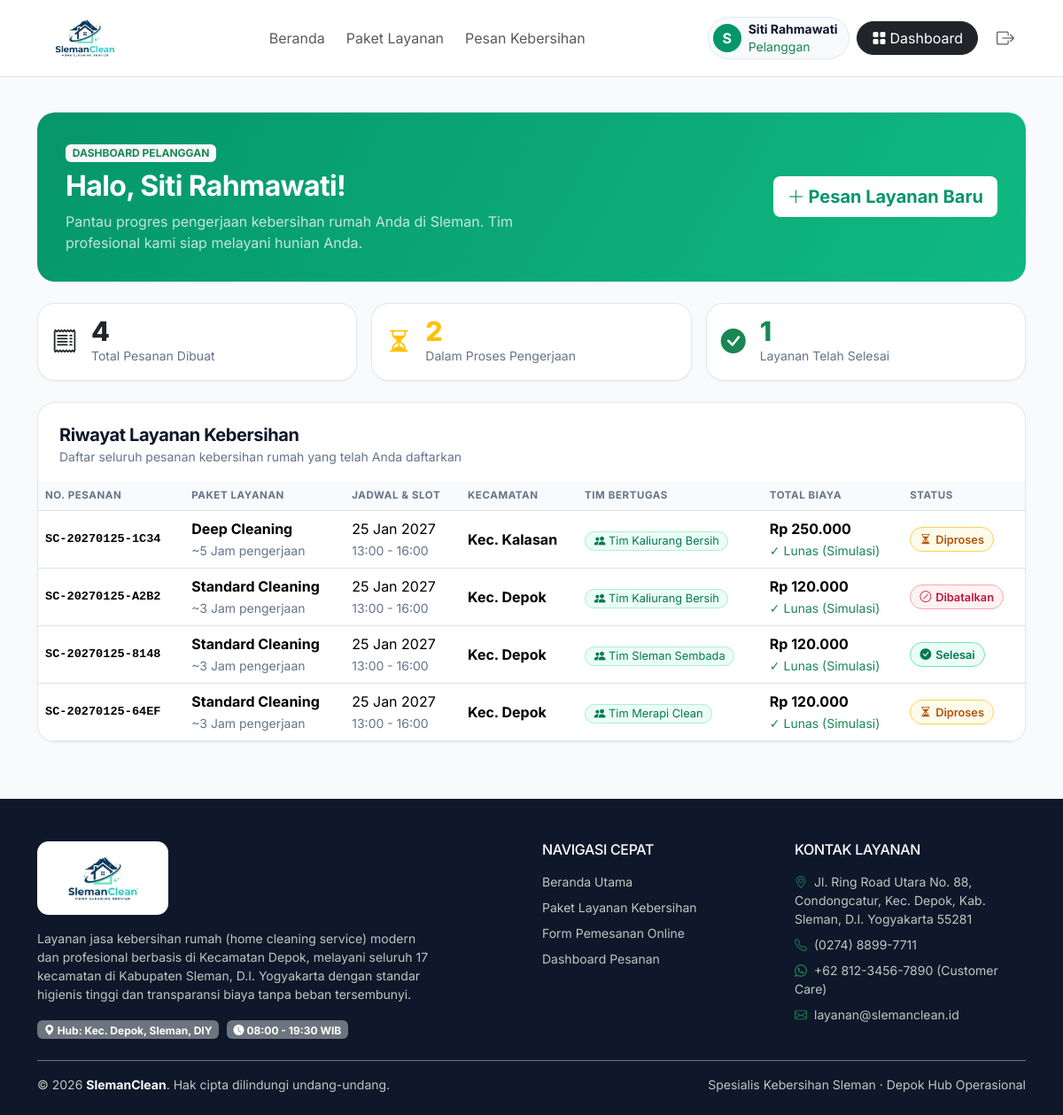
The app's page /dashboard.php (signed in) with its own data.
### tables this page shows
CREATE TABLE `pesanan` (
  `id` int NOT NULL,
  `no_order` varchar(30) NOT NULL,
  `user_id` int NOT NULL,
  `paket_id` varchar(20) NOT NULL,
  `kecamatan_id` int NOT NULL,
  `slot_id` int NOT NULL,
  `tim_id` int DEFAULT NULL,
  `alamat_lengkap` text NOT NULL,
  `tanggal` date NOT NULL,
  `catatan` text,
  `total_biaya` int NOT NULL,
  `metode_pembayaran` varchar(50) NOT NULL,
  `status_pembayaran` enum('Lunas','Pending') NOT NULL DEFAULT 'Lunas',
  `status_pesanan` enum('Diproses','Selesai','Dibatalkan') NOT NULL DEFAULT 'Diproses',
  `created_at` timestamp NULL DEFAULT CURRENT_TIMESTAMP
);

CREATE TABLE `paket_layanan` (
  `id` varchar(20) NOT NULL,
  `nama` varchar(100) NOT NULL,
  `harga` int NOT NULL,
  `durasi` varchar(50) NOT NULL,
  `deskripsi` text NOT NULL
);

CREATE TABLE `slot_waktu` (
  `id` int NOT NULL,
  `nama` varchar(50) NOT NULL,
  `jam` varchar(30) NOT NULL
);

CREATE TABLE `kecamatan` (
  `id` int NOT NULL,
  `nama` varchar(50) NOT NULL
);

### includes/auth_guard.php (called while the page is built, shortened)
<?php
function current_user(): ?array {
    return $_SESSION['user'] ?? null;
}

### views/dashboard_customer.php (the view, shortened to what this page needs)
<?php
$user_id = (int) $user['id'];
$q = mysqli_query(
    $koneksi,
    "
    SELECT p.*, pl.nama AS nama_paket, pl.durasi AS durasi_paket, k.nama AS nama_kecamatan, s.jam AS jam_slot, COALESCE(t.nama, 'Menunggu Alokasi') AS nama_tim
    FROM pesanan p
    JOIN paket_layanan pl ON p.paket_id = pl.id
    JOIN kecamatan k ON p.kecamatan_id = k.id
    JOIN slot_waktu s ON p.slot_id = s.id
    LEFT JOIN tim_kebersihan t ON p.tim_id = t.id
    WHERE p.user_id = $user_id
    ORDER BY p.created_at DESC
",
);
$mine = [];
while ($row = mysqli_fetch_assoc($q)) {
    $mine[] = $row;
}
$hitung = fn($s) => count(array_filter($mine, fn($o) => $o['status_pesanan'] === $s));
?>
<div class="dash-hero d-flex flex-wrap justify-content-between align-items-center gap-3 mb-4">
    <div><span class="badge text-bg-light text-success mb-2">DASHBOARD PELANGGAN</span>
        <h1 class="h2 fw-bold">Halo, <?= htmlspecialchars($user['nama']) ?>!</h1>
        <p class="mb-0 opacity-75" style="max-width:36rem">Pantau progres pengerjaan kebersihan rumah Anda di Sleman. Tim
            profesional kami siap melayani hunian Anda.</p>
    </div>
    <a href="booking.php" class="btn btn-sun btn-lg"><i class="bi bi-plus-lg me-1"></i>Pesan Layanan Baru</a>
</div>
<div class="row g-3 mb-4">
    <?php foreach ([['Total Pesanan Dibuat', count($mine), 'bi-receipt', 'dark'], ['Dalam Proses Pengerjaan', $hitung('Diproses'), 'bi-hourglass-split', 'warning'], ['Layanan Telah Selesai', $hitung('Selesai'), 'bi-check-circle-fill', 'success']] as [$t, $n, $i, $c]): ?>
    <div class="col-md-4">
        <div class="panel stat p-3 d-flex align-items-center gap-3"><i class="bi <?= $i ?> fs-3 text-<?= $c ?>"></i>
            <div>
                <div class="num text-<?= $c ?>"><?= $n ?></div><small class="text-muted2"><?= $t ?></small>
            </div>
        </div>
    </div>
    <?php endforeach; ?>
</div>
<section class="panel overflow-hidden">
    <div class="p-4 pb-3">
        <h2 class="h5 fw-bold mb-0">Riwayat Layanan Kebersihan</h2><small class="text-muted2">Daftar seluruh pesanan
            kebersihan rumah yang telah Anda daftarkan</small>
    </div>
    <div class="table-responsive">
        <table class="table tbl mb-0">
            <thead>
                <tr>
                    <th>No. Pesanan</th>
                    <th>Paket Layanan</th>
                    <th>Jadwal &amp; Slot</th>
                    <th>Kecamatan</th>
                    <th>Tim Bertugas</th>
                    <th>Total Biaya</th>
                    <th>Status</th>
                </tr>
            </thead>
            <tbody>
                <?php foreach ($mine as $o): ?>
                <tr>
                    <td class="mono"><?= $o['no_order'] ?></td>
                    <td><strong><?= $o['nama_paket'] ?></strong><br><small class="text-muted2"><?= $o['durasi_paket'] ?>
                            pengerjaan</small></td>
                    <td><?= date('d M Y', strtotime($o['tanggal'])) ?><br><small
                            class="text-muted2"><?= $o['jam_slot'] ?></small></td>
                    <td><strong>Kec. <?= $o['nama_kecamatan'] ?></strong></td>
                    <td><span class="team-tag"><i class="bi bi-people-fill"></i> <?= $o['nama_tim'] ?></span></td>
                    <td><strong><?= rupiah($o['total_biaya']) ?></strong><br><small class="text-success">✓ Lunas
                            (Simulasi)</small></td>
                    <td><?= status_badge($o['status_pesanan']) ?></td>
                </tr>
                <?php endforeach; ?>
            </tbody>
        </table>
    </div>
</section>

### includes/functions.php
<?php
function rupiah(int $n): string
{
    return 'Rp ' . number_format($n, 0, ',', '.');
}
function status_badge(string $s): string
{
    $m = [
        'Diproses' => ['warning', 'bi-hourglass-split'],
        'Selesai' => ['success', 'bi-check-circle-fill'],
        'Dibatalkan' => ['danger', 'bi-slash-circle'],
    ];
    $c = $m[$s][0] ?? 'secondary';
    $i = $m[$s][1] ?? 'bi-info-circle';
    return "<span class=\"pill pill-$c\"><i class=\"bi $i\"></i> $s</span>";
}

### assets/css/style.css (style rules this page uses)
:root { --sc-green:#059669;--sc-leaf:#10b981;--sc-mint:#ecfdf5;--sc-ink:#0f172a;--sc-sun:#ffc83d;--sc-muted:#64748b; --bs-primary:#059669;--bs-primary-rgb:5,150,105;--bs-body-font-family:'Inter',system-ui,sans-serif;--bs-body-color:#0f172a }
body { background:#f8fafc }
h1,h2,h3,h4,h5,.brand { font-family:'Inter','Inter',sans-serif;letter-spacing:-.02em;color:var(--sc-ink) }
.btn-sun { background:#fff;color:#059669;font-weight:700;border:0 }
.text-muted2 { color:var(--sc-muted) }
.pill { display:inline-flex;gap:.3rem;align-items:center;padding:.2rem .65rem;border-radius:99px;font-size:.8rem;font-weight:600;border:1px solid }
.pill-warning { background:#fffbeb;color:#b45309;border-color:#fcd34d }
.pill-success { background:#ecfdf5;color:#047857;border-color:#6ee7b7 }
.pill-danger { background:#fef2f2;color:#be123c;border-color:#fda4af }
.panel { background:#fff;border:1px solid #e2e8f0;border-radius:1.25rem;box-shadow:0 1px 3px rgba(15,23,42,.05) }
.dash-hero { border-radius:1.25rem;color:#fff;padding:2rem;background:linear-gradient(120deg,#059669,#10b981) }
.dash-hero h1 { color:#fff }
.stat .num { font-size:1.9rem;font-weight:800;line-height:1 }
.tbl th { font-size:.72rem;letter-spacing:.05em;text-transform:uppercase;color:#64748b;background:#f8fafc;white-space:nowrap }
.tbl td { vertical-align:middle }
.mono { font-family:ui-monospace,Menlo,Consolas,monospace;font-weight:700;font-size:.85rem }
.team-tag { background:#ecfdf5;border:1px solid #a7f3d0;color:#047857;border-radius:99px;padding:.15rem .6rem;font-size:.8rem;white-space:nowrap }

### records on screen
pesanan: no_order "SC-20270125-1C34", paket.nama "Deep Cleaning", paket.durasi "~5 Jam", tanggal "25 Jan 2027", slot.jam "13:00 - 16:00", kecamatan.nama "Kalasan", nama_tim "Tim Kaliurang Bersih", total_biaya "Rp 250.000", status_pesanan "Diproses"
pesanan: no_order "SC-20270125-A2B2", paket.nama "Standard Cleaning", paket.durasi "~3 Jam", tanggal "25 Jan 2027", slot.jam "13:00 - 16:00", kecamatan.nama "Depok", nama_tim "Tim Kaliurang Bersih", total_biaya "Rp 120.000", status_pesanan "Dibatalkan"
pesanan: no_order "SC-20270125-8148", paket.nama "Standard Cleaning", paket.durasi "~3 Jam", tanggal "25 Jan 2027", slot.jam "13:00 - 16:00", kecamatan.nama "Depok", nama_tim "Tim Sleman Sembada", total_biaya "Rp 120.000", status_pesanan "Selesai"
pesanan: no_order "SC-20270125-64EF", paket.nama "Standard Cleaning", paket.durasi "~3 Jam", tanggal "25 Jan 2027", slot.jam "13:00 - 16:00", kecamatan.nama "Depok", nama_tim "Tim Merapi Clean", total_biaya "Rp 120.000", status_pesanan "Diproses"

### other values on screen
$t "Beranda"
$t "Paket Layanan"
$t "Pesan Kebersihan"
$u['nama'][0] "S"
$u['nama'] "Siti Rahmawati"
$label[$u['role']] "Pelanggan"
$user['nama'] "Siti Rahmawati"
$n "4"
$t "Total Pesanan Dibuat"
$n "2"
$t "Dalam Proses Pengerjaan"
$n "1"
$t "Layanan Telah Selesai"
